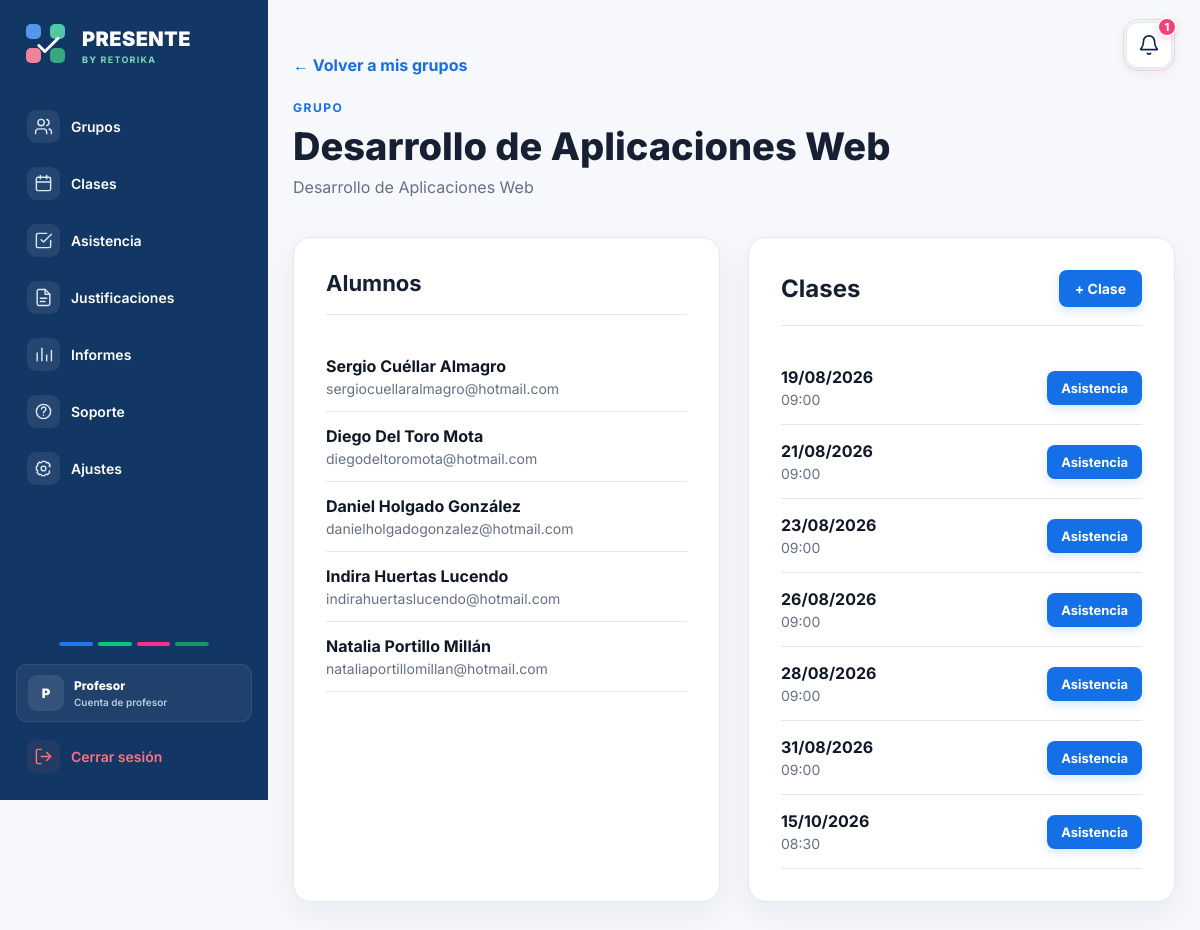
Before: /profesor/grupos/3/ (signed in) with the older database file.
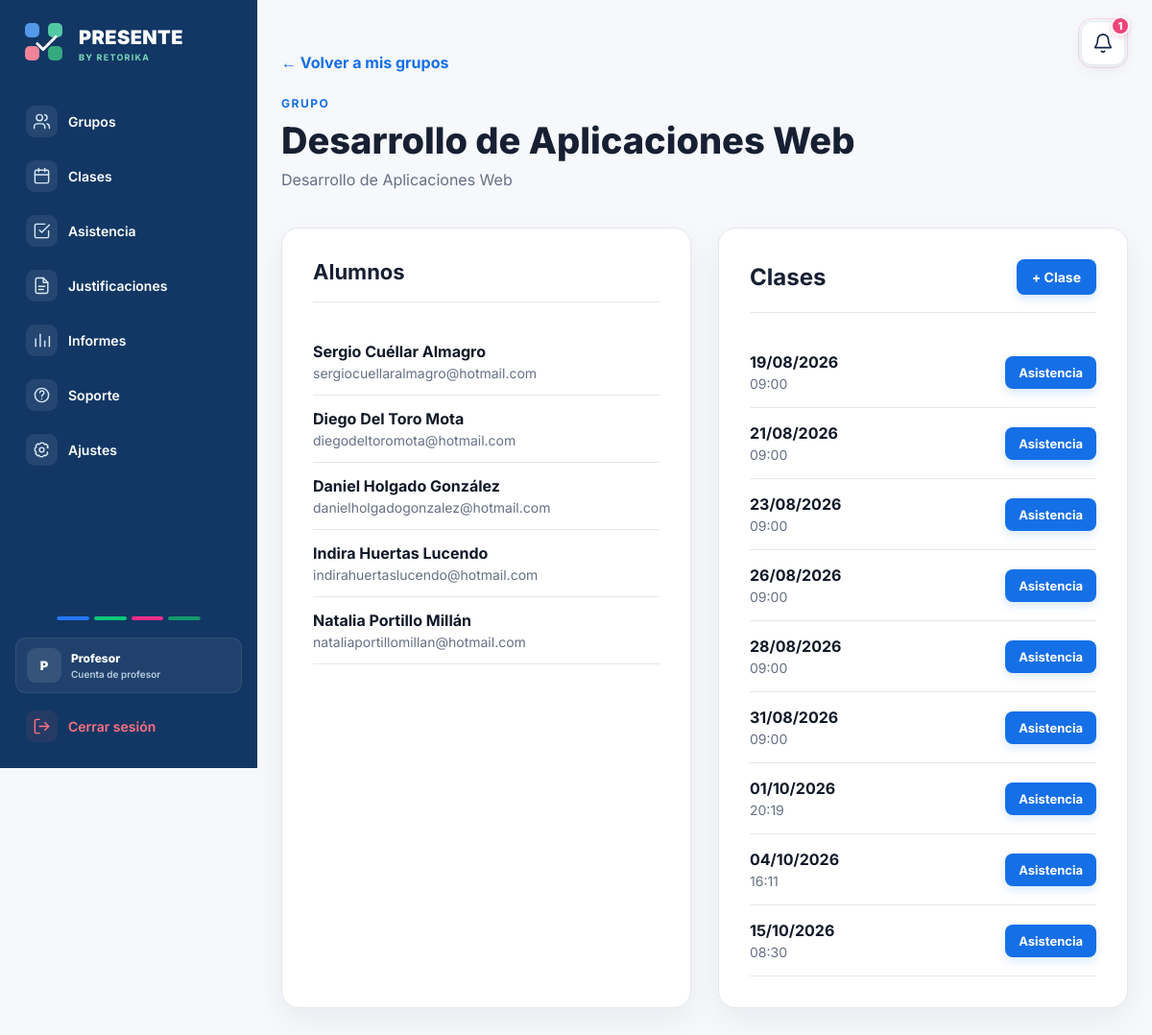
After: the same page with the newer database file.
### asistencia/models.py (models this page shows, shortened)
class Alumno(models.Model):
    nombre = models.CharField(
        max_length=100
    )
    apellidos = models.CharField(
        max_length=150
    )
    carrera = models.CharField(
        max_length=150
    )
    curso = models.CharField(
        max_length=50
    )
    email = models.EmailField(
        unique=True
    )
    password = models.CharField(
        max_length=128
    )
    foto = models.ImageField(
        upload_to='alumnos/',
        blank=True,
        null=True,
        validators=[validar_foto_perfil]
    )
    grupo = models.ForeignKey(
        Grupo,
        on_delete=models.CASCADE
    )

class Clase(models.Model):
    grupo = models.ForeignKey(
        Grupo,
        on_delete=models.CASCADE
    )
    fecha = models.DateField()
    hora_inicio = models.TimeField()
    asistencia_abierta = models.BooleanField(
        default=False
    )
    token_qr = models.UUIDField(
        default=uuid.uuid4,
        editable=False,
        unique=True
    )
    token_qr_generado_en = models.DateTimeField(
        blank=True,
        null=True
    )
    latitud_profesor = models.FloatField(
        blank=True,
        null=True
    )
    longitud_profesor = models.FloatField(
        blank=True,
        null=True
    )

### asistencia/views.py (the view)
def detalle_grupo(request, grupo_id):
    profesor_id = request.session.get(
        'profesor_id'
    )
    if not profesor_id:
        return redirect(
            'seleccionar_login'
        )
    grupo = get_object_or_404(
        Grupo,
        id=grupo_id,
        profesor_id=profesor_id
    )
    alumnos = Alumno.objects.filter(
        grupo=grupo
    ).order_by(
        'apellidos',
        'nombre'
    )
    clases = Clase.objects.filter(
        grupo=grupo
    ).order_by(
        'fecha',
        'hora_inicio'
    )
    return render(
        request,
        'asistencia/detalle_grupo.html',
        {
            'grupo': grupo,
            'alumnos': alumnos,
            'clases': clases,
        }
    )

### asistencia/templates/asistencia/detalle_grupo.html (shortened to what the changed rows need)
{% extends 'asistencia/base.html' %}
{% block content %}
<section class="panel-usuario">
    <div class="panel-contenedor">
        <div class="panel-cabecera">
            <div>
                <h1>
                    {{ grupo.asignatura }}
                </h1>
            </div>
        </div>
        <div class="panel-grid">
            <div class="panel-tarjeta">
                <div class="panel-tarjeta-titulo">
                    <h2>
                        Alumnos
                    </h2>
                </div>
                {% for alumno in alumnos %}
                    <div style="
                        padding:14px 0;
                        border-bottom:1px solid #e5e7eb;
                    ">
                        <strong style="
                            color:#101828;
                            font-weight:700;
                        ">
                            {{ alumno.nombre }}
                            {{ alumno.apellidos }}
                        </strong>
                        <div style="
                            margin-top:4px;
                            color:#667085;
                            font-size:14px;
                        ">
                            {{ alumno.email }}
                        </div>
                    </div>
                {% empty %}
                    <p style="color:#667085;">
                        Todavía no hay alumnos registrados.
                    </p>
                {% endfor %}
            </div>
            <div class="panel-tarjeta">
                <div style="
                    display:flex;
                    justify-content:space-between;
                    align-items:center;
                    gap:20px;
                    margin-bottom:25px;
                    padding-bottom:18px;
                    border-bottom:1px solid #e5e7eb;
                ">
                    <h2 style="margin:0;">
                        Clases
                    </h2>
                </div>
                {% for clase in clases %}
                    <div style="
                        display:flex;
                        justify-content:space-between;
                        align-items:center;
                        gap:15px;
                        padding:16px 0;
                        border-bottom:1px solid #e5e7eb;
                    ">
                        <div>
                            <strong style="
                                color:#101828;
                                font-weight:700;
                            ">
                                {{ clase.fecha|date:"d/m/Y" }}
                            </strong>
                            <div style="
                                margin-top:4px;
                                color:#667085;
                                font-size:14px;
                            ">
                                {{ clase.hora_inicio|time:"H:i" }}
                            </div>
                        </div>
                        <a
                            href="{% url 'gestionar_asistencia' clase.id %}"
                            style="
                                display:inline-block;
                                padding:9px 14px;
                                border-radius:8px;
                                background:#156FE7;
                                color:#FFFFFF;
                                text-decoration:none;
                                font-size:13px;
                                font-weight:700;
                                box-shadow:0 4px 10px rgba(21,111,231,0.16);
                                transition:
                                    background-color 0.2s ease,
                                    transform 0.2s ease,
                                    box-shadow 0.2s ease;
                            "
                            onmouseover="
                                this.style.backgroundColor='#105CB1';
                                this.style.transform='translateY(-1px)';
                                this.style.boxShadow='0 6px 14px rgba(16,92,177,0.20)';
                            "
                            onmouseout="
                                this.style.backgroundColor='#156FE7';
                                this.style.transform='translateY(0)';
                                this.style.boxShadow='0 4px 10px rgba(21,111,231,0.16)';
                            "
                        >
                            Asistencia
                        </a>
                    </div>
                {% empty %}
                    <p style="color:#667085;">
                        No hay clases programadas.
                    </p>
                {% endfor %}
            </div>
        </div>
    </div>
</section>
{% endblock %}

Changed rows visible on the page:
added Clase: fecha "01/10/2026", hora_inicio "20:19"
added Clase: fecha "04/10/2026", hora_inicio "16:11"
